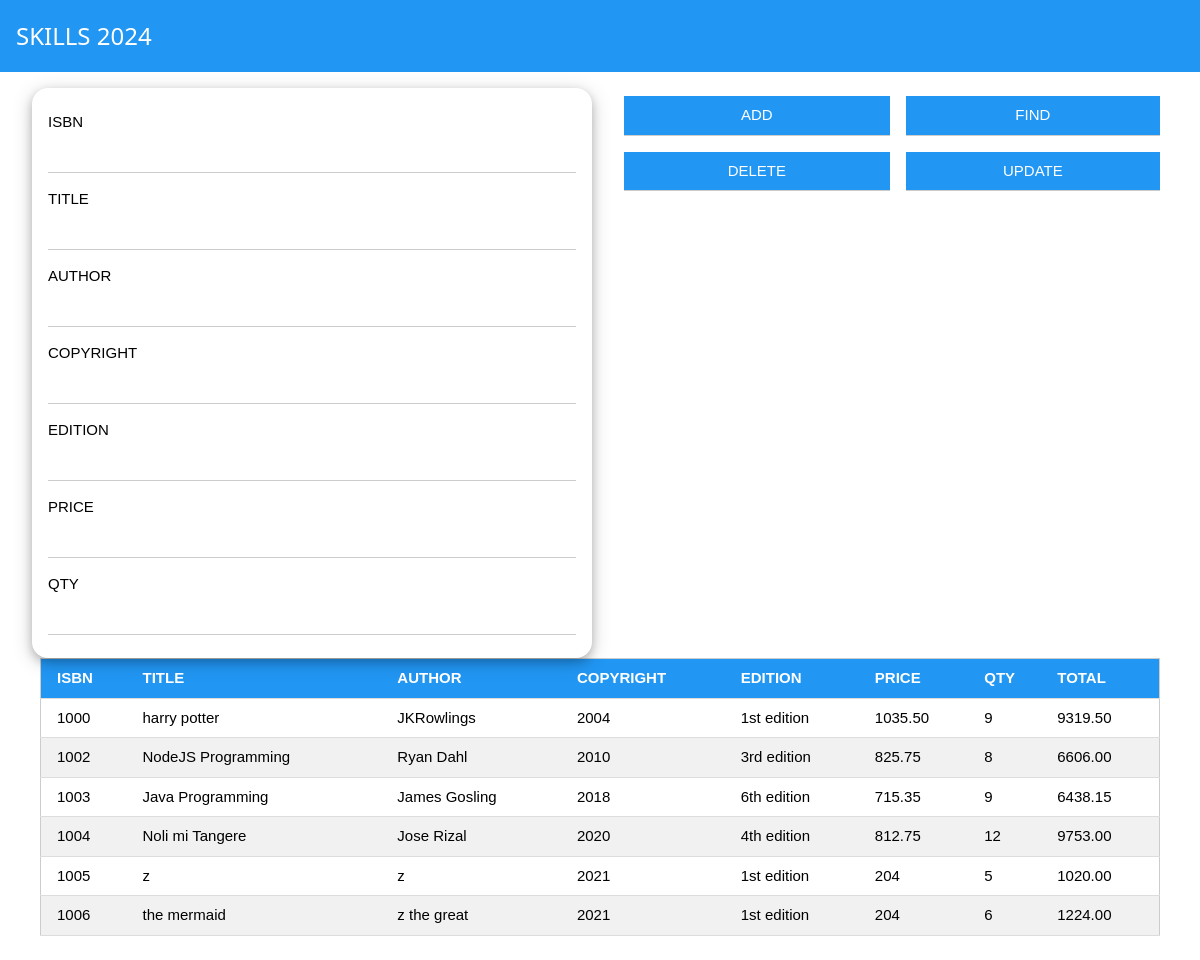
The page / on the database its author committed.
### tables this page shows
CREATE TABLE books
(id integer primary key autoincrement,
isbn varchar(10) unique,
title varchar(50),
author varchar(50),
copyright varchar(25),
edition varchar(25),
price varchar(15),
qty varchar(10));

### app.py (the view)
@app.route('/')
def index():
    books = dbhelper.getall_books()
    return render_template("index.html", books=books)

### dbhelper.py (called while the page is built)
def getprocess(sql:str)->list:
    db=connect(database)
    cursor:object = db.cursor()
    cursor.row_factory = Row
    cursor.execute(sql)
    data:list = cursor.fetchall()
    db.close()
    return data

def getall_books()->list:
    sql:str =f"SELECT isbn,title,author,copyright,edition,price,qty,[price]*[qty] as total FROM `books`"
    return getprocess(sql)

### templates/index.html (shortened to what this page needs)
<!DOCTYPE html>
<html>
<head>
    <link rel="stylesheet" href="../static/w3.css">
</head>
<body>
    <div class="w3-bar w3-blue w3-padding w3-container">
        <h3>SKILLS 2024</h3>
    </div>
    <div class="w3-row-padding w3-margin">
        <div class="w3-half">
            <div class="w3-container w3-padding w3-round-xlarge w3-card-4">
                <form id="bookForm" method="POST">
                    <p>
                        <label>ISBN</label>
                        <input type="text" name="isbn" class="w3-input">
                    </p>
                    <p>
                        <label>TITLE</label>
                        <input type="text" name="title" class="w3-input">
                    </p>
                    <p>
                        <label>AUTHOR</label>
                        <input type="text" name="author" class="w3-input">
                    </p>
                    <p>
                        <label>COPYRIGHT</label>
                        <input type="text" name="copyright" class="w3-input">
                    </p>
                    <p>
                        <label>EDITION</label>
                        <input type="text" name="edition" class="w3-input">
                    </p>
                    <p>
                        <label>PRICE</label>
                        <input type="text" name="price" class="w3-input">
                    </p>
                    <p>
                        <label>QTY</label>
                        <input type="text" name="qty" class="w3-input">
                    </p>
                </form>
            </div>
        </div>
        <div class="w3-half w3-margin-bottom">
            <table class="w3-table">
                <tr>
                    <td><button onclick="setFormAction('add')" class="w3-button w3-blue w3-input">ADD</button></td>
                    <td><button onclick="setFormAction('find')" class="w3-button w3-blue w3-input">FIND</button></td>
                </tr>
                <tr>
                    <td><button onclick="setFormAction('delete')" class="w3-button w3-blue w3-input">DELETE</button></td>
                    <td><button onclick="setFormAction('update')" class="w3-button w3-blue w3-input">UPDATE</button></td>
                </tr>
            </table>
        </div>
		<div class="w3-container w3-padding w3-margin-top">
            <table class="w3-table-all w3-bordered w3-striped w3-hoverable">
                <thead>
                    <tr class="w3-blue">
                        <th>ISBN</th>
                        <th>TITLE</th>
                        <th>AUTHOR</th>
                        <th>COPYRIGHT</th>
                        <th>EDITION</th>
                        <th>PRICE</th>
                        <th>QTY</th>
                        <th>TOTAL</th>
                    </tr>
                </thead>
                <tbody>
                    {% for book in books %}
                        <tr>
                            <td>{{ book[0] }}</td>
                            <td>{{ book[1] }}</td>
                            <td>{{ book[2] }}</td>
                            <td>{{ book[3] }}</td>
                            <td>{{ book[4] }}</td>
                            <td>{{ book[5] }}</td>
                            <td>{{ book[6] }}</td>
                            <td>{{ "%.02f"|format(book[7]) }}</td>
                        </tr>
                    {% endfor %}
                </tbody>
            </table>
        </div>
    </div>
</body>
</html>

### static/w3.css (style rules this page uses)
html { box-sizing:border-box }
*,*:before,*:after { box-sizing:inherit }
html { -ms-text-size-adjust:100%;-webkit-text-size-adjust:100% }
body { margin:0 }
button,input,select,textarea,optgroup { font:inherit;margin:0 }
button,input { overflow:visible }
button,select { text-transform:none }
button,[type=button],[type=reset],[type=submit] { -webkit-appearance:button }
html,body { font-family:Verdana,sans-serif;font-size:15px;line-height:1.5 }
html { overflow-x:hidden }
h3 { font-size:24px }
h1,h2,h3,h4,h5,h6 { font-family:"Segoe UI",Arial,sans-serif;font-weight:400;margin:10px 0 }
.w3-table,.w3-table-all { border-collapse:collapse;border-spacing:0;width:100%;display:table }
.w3-table-all { border:1px solid #ccc }
.w3-bordered tr,.w3-table-all tr { border-bottom:1px solid #ddd }
.w3-striped tbody tr:nth-child(even) { background-color:#f1f1f1 }
.w3-table-all tr:nth-child(odd) { background-color:#fff }
.w3-table-all tr:nth-child(even) { background-color:#f1f1f1 }
.w3-table td,.w3-table th,.w3-table-all td,.w3-table-all th { padding:8px 8px;display:table-cell;text-align:left;vertical-align:top }
.w3-table th:first-child,.w3-table td:first-child,.w3-table-all th:first-child,.w3-table-all td:first-child { padding-left:16px }
.w3-btn,.w3-button { border:none;display:inline-block;padding:8px 16px;vertical-align:middle;overflow:hidden;text-decoration:none;color:inherit;background-color:inherit;text-align:center;cursor:pointer;white-space:nowrap }
.w3-btn,.w3-button { -webkit-touch-callout:none;-webkit-user-select:none;-khtml-user-select:none;-moz-user-select:none;-ms-user-select:none;user-select:none }
.w3-input { padding:8px;display:block;border:none;border-bottom:1px solid #ccc;width:100% }
.w3-bar { width:100%;overflow:hidden }
.w3-container:after,.w3-container:before,.w3-panel:after,.w3-panel:before,.w3-row:after,.w3-row:before,.w3-row-padding:after,.w3-row-padding:before, .w3-cell-row:before,.w3-cell-row:after,.w3-clear:after,.w3-clear:before,.w3-bar:before,.w3-bar:after { content:"";display:table;clear:both }
.w3-col,.w3-half,.w3-third,.w3-twothird,.w3-threequarter,.w3-quarter { float:left;width:100% }
@media (min-width:601px) { .w3-col.m6,.w3-half { width:49.99999% } }
.w3-round-xlarge { border-radius:16px }
.w3-row-padding,.w3-row-padding>.w3-half,.w3-row-padding>.w3-third,.w3-row-padding>.w3-twothird,.w3-row-padding>.w3-threequarter,.w3-row-padding>.w3-quarter,.w3-row-padding>.w3-col { padding:0 8px }
.w3-container,.w3-panel { padding:0.01em 16px }
.w3-card-4,.w3-hover-shadow:hover { box-shadow:0 4px 10px 0 rgba(0,0,0,0.2),0 4px 20px 0 rgba(0,0,0,0.19) }
.w3-margin { margin:16px!important }
.w3-margin-top { margin-top:16px!important }
.w3-margin-bottom { margin-bottom:16px!important }
.w3-padding { padding:8px 16px!important }
.w3-blue,.w3-hover-blue:hover { color:#fff!important;background-color:#2196F3!important }

### rows shown on the page
books: isbn "1000", title "harry potter", author "JKRowlings", copyright "2004", edition "1st edition", price "1035.50", qty "9", book "9319.50"
books: isbn "1002", title "NodeJS Programming", author "Ryan Dahl", copyright "2010", edition "3rd edition", price "825.75", qty "8", book "6606.00"
books: isbn "1003", title "Java Programming", author "James Gosling", copyright "2018", edition "6th edition", price "715.35", qty "9", book "6438.15"
books: isbn "1004", title "Noli mi Tangere", author "Jose Rizal", copyright "2020", edition "4th edition", price "812.75", qty "12", book "9753.00"
books: isbn "1005", title "z", author "z", copyright "2021", edition "1st edition", price "204", qty "5", book "1020.00"
books: isbn "1006", title "the mermaid", author "z the great", copyright "2021", edition "1st edition", price "204", qty "6", book "1224.00"
